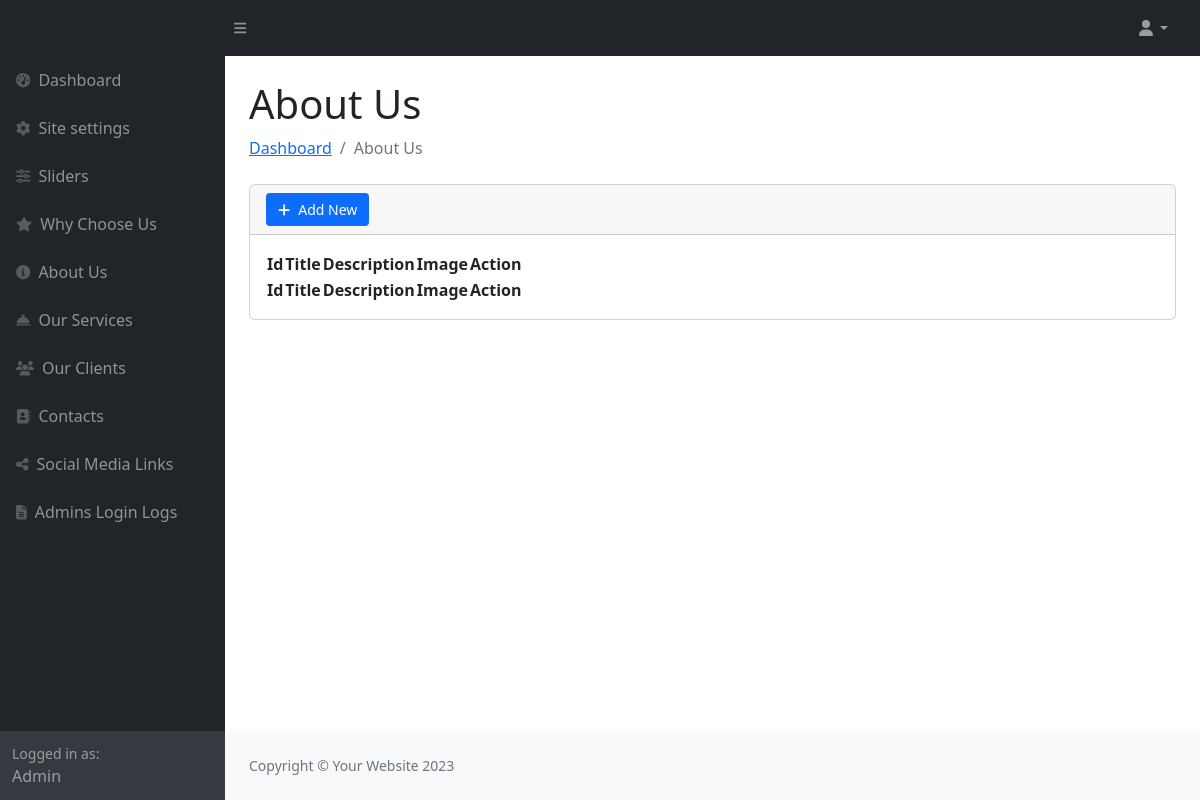
The app's page /index.php/admin/about_us, older data.
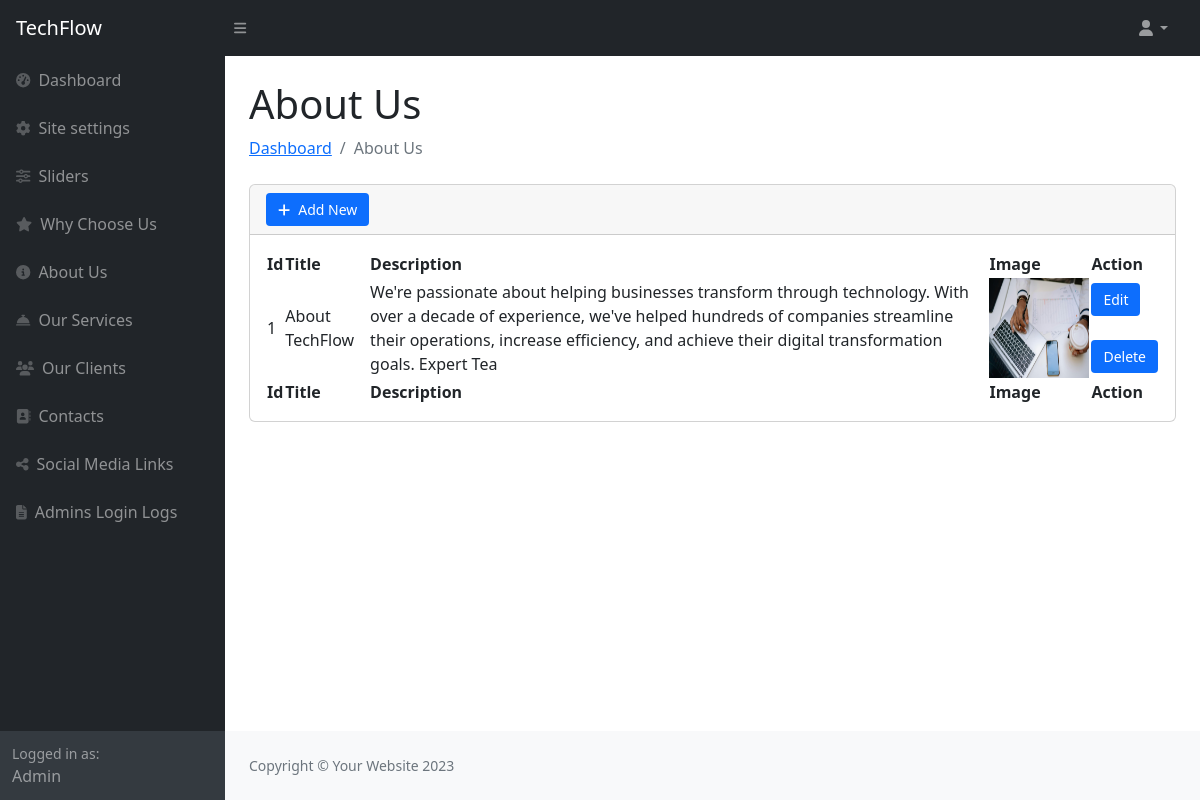
The same page, newer data.
### tables this page shows
CREATE TABLE `site_settings` (
  `id` int(11) NOT NULL,
  `site_title` varchar(100) DEFAULT NULL,
  `footer_description` varchar(100) DEFAULT NULL,
  `site_email` varchar(100) DEFAULT NULL,
  `logo` varchar(100) DEFAULT NULL,
  `fav_icon` varchar(100) DEFAULT NULL,
  `phone_number` varchar(100) DEFAULT NULL,
  `why_choose_title` varchar(100) DEFAULT NULL,
  `why_choose_desc` varchar(255) DEFAULT NULL,
  `our_service_title` varchar(100) DEFAULT NULL,
  `our_service_desc` varchar(255) DEFAULT NULL,
  `our_client_title` varchar(100) DEFAULT NULL,
  `our_client_desc` varchar(255) DEFAULT NULL,
  `contact_title` varchar(100) DEFAULT NULL,
  `contact_desc` varchar(255) DEFAULT NULL
);

CREATE TABLE `about_us` (
  `id` int(11) NOT NULL,
  `title` varchar(100) DEFAULT NULL,
  `image` varchar(100) DEFAULT NULL,
  `description` varchar(255) DEFAULT NULL
);

### application/controllers/admin/About_us.php (called while the page is built, shortened)
<?php
class About_us extends CI_Controller
{
    public function __construct()
    {
        $this->load->library('form_validation');
        $this->load->model('Admin_model');
        $this->load->helper('form');
    }
    public function index()
    {
        $data['about_us'] = $this->Admin_model->get_data('about_us');
        $this->load->view('admin/about_us', $data);
    }
}

### index.php (called while the page is built, shortened)
<?php
require_once BASEPATH . 'core/CodeIgniter.php';

### application/models/Admin_model.php (called while the page is built, shortened)
<?php
class Admin_model extends CI_Model
{
    public function get_data($table)
    {
        return $this->db->get($table)->result();
    }
}

### application/views/admin/about_us.php (the view, shortened to what the changed rows need)
<?php
$this->load->view('admin/includes/header');
$this->load->view('admin/includes/sidebar'); ?>
<div id="layoutSidenav_content">
    <main>
        <div class="container-fluid px-4">
            <h1 class="mt-4">About Us</h1>
            <div class="card mb-4">
                <div class="card-body">
                    <table id="datatablesSimple">
                        <thead>
                            <tr>
                                <th>Id</th>
                                <th>Title</th>
                                <th>Description</th>
                                <th>Image</th>
                                <th>Action</th>
                            </tr>
                        </thead>
                        <tfoot>
                            <tr>
                                <th>Id</th>
                                <th>Title</th>
                                <th>Description</th>
                                <th>Image</th>
                                <th>Action</th>
                            </tr>
                        </tfoot>
                        <tbody>
                            <?php
                            $sno = 1;
                            foreach ($about_us as $key => $value) {
                            ?>
                                <tr>
                                    <td><?= $sno ?></td>
                                    <td><?= $value->title ?></td>
                                    <td><?= $value->description ?></td>
                                    <td>
                                        <?php if (isset($value->image)) { ?>
                                            <img src="<?= base_url('uploads/') ?><?= $value->image ?>" width="100px" height="100px">
                                        <?php } else { ?>
                                            <img src="<?= base_url('uploads/dummy_image.jpg') ?>" width="100px" height="100px">
                                        <?php } ?>
                                    </td>
                                    <td>
                                        <a href="<?= base_url('admin/about_us/edit/') . $value->id ?>">
                                            <button class="add-button">
                                                Edit
                                            </button>
                                        </a>
                                        <br>
                                        <a href="<?= base_url('admin/about_us/delete/') . $value->id ?>">
                                            <button class="add-button">
                                                Delete
                                            </button>
                                        </a>
                                    </td>
                                </tr>
                            <?php
                                $sno++;
                            } ?>
                        </tbody>
                    </table>
                </div>
            </div>
        </div>
    </main>

### application/views/admin/includes/header.php (shortened to what the changed rows need)
<!DOCTYPE html>
<html lang="en">
<head>
    <?php $site_settings = $this->db->where('id', 1)->get('site_settings')->row() ?>
    <link href="https://cdn.jsdelivr.net/npm/simple-datatables@7.1.2/dist/style.min.css" rel="stylesheet" />
    <link href="<?= base_url() ?>assets/admin_assets/css/styles.css" rel="stylesheet" />
</head>
<body class="sb-nav-fixed">
    <nav class="sb-topnav navbar navbar-expand navbar-dark bg-dark">
        <a class="navbar-brand ps-3" href="<?= base_url('admin/login') ?>"><?= $site_settings->site_title ?></a>
        <button class="btn btn-link btn-sm order-1 order-lg-0 me-4 me-lg-0" id="sidebarToggle" href="#!"><i class="fas fa-bars"></i></button>
        <ul class="navbar-nav ms-auto ms-md-0 me-3 me-lg-4">
            <li class="nav-item dropdown">
            </li>
        </ul>
    </nav>
    <div id="layoutSidenav">

Row changes from the older to the newer data that the page shows:
added site_settings: site_title "TechFlow"
added about_us: title "About TechFlow", description "We're passionate about helping businesses transform through technology. With over a decade of experience, we've helped hundreds of companies streamline their operations, increase efficiency, and achieve their digital transformation goals. Expert Tea", image (picture)
